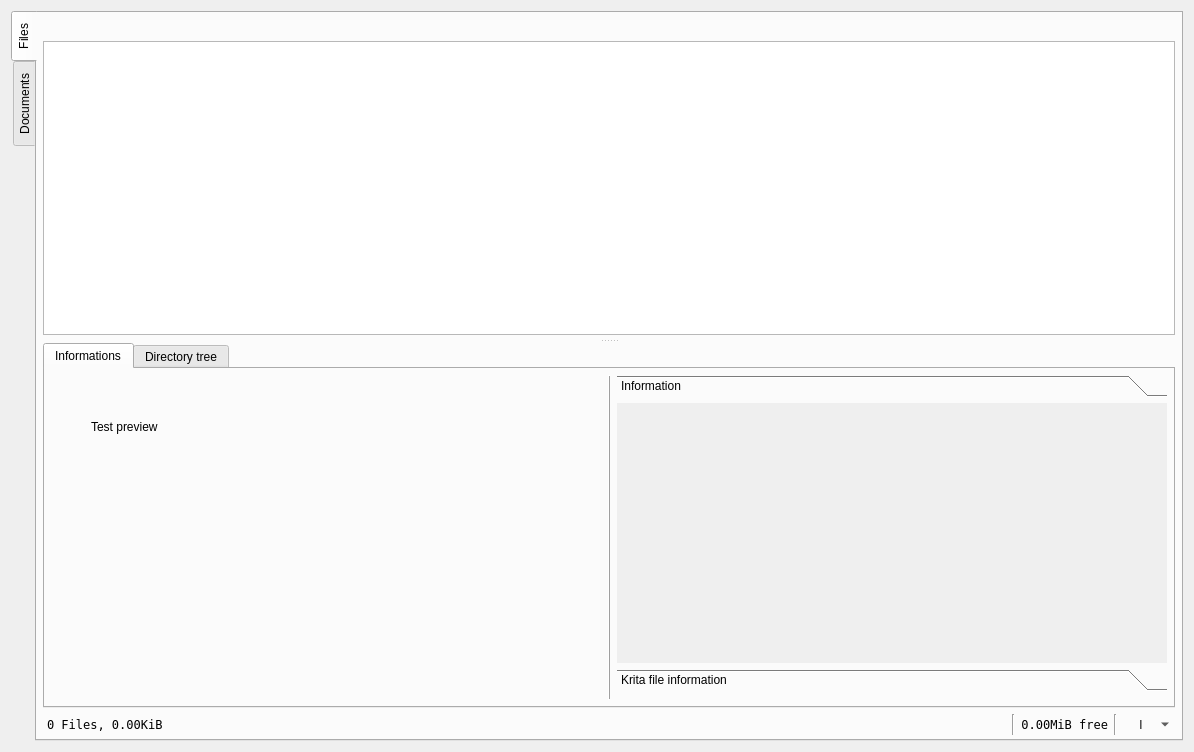
<?xml version="1.0" encoding="UTF-8"?>
<ui version="4.0">
 <class>Frame</class>
 <widget class="QFrame" name="Frame">
  <property name="geometry">
   <rect>
    <x>0</x>
    <y>0</y>
    <width>1194</width>
    <height>752</height>
   </rect>
  </property>
  <property name="windowTitle">
   <string>Frame</string>
  </property>
  <layout class="QVBoxLayout" name="verticalLayout_2">
   <item>
    <layout class="QVBoxLayout" name="verticalLayout">
     <item>
      <widget class="QTabWidget" name="tabMain">
       <property name="tabPosition">
        <enum>QTabWidget::West</enum>
       </property>
       <property name="currentIndex">
        <number>0</number>
       </property>
       <property name="movable">
        <bool>true</bool>
       </property>
       <widget class="QWidget" name="tabFiles">
        <attribute name="title">
         <string>Files</string>
        </attribute>
        <layout class="QVBoxLayout" name="verticalLayout_4">
         <property name="leftMargin">
          <number>2</number>
         </property>
         <property name="topMargin">
          <number>2</number>
         </property>
         <property name="rightMargin">
          <number>2</number>
         </property>
         <property name="bottomMargin">
          <number>2</number>
         </property>
         <item>
          <widget class="QWidget" name="wTop" native="true">
           <property name="sizePolicy">
            <sizepolicy hsizetype="Preferred" vsizetype="Preferred">
             <horstretch>0</horstretch>
             <verstretch>0</verstretch>
            </sizepolicy>
           </property>
           <property name="minimumSize">
            <size>
             <width>0</width>
             <height>20</height>
            </size>
           </property>
           <layout class="QVBoxLayout" name="verticalLayout_3">
            <property name="leftMargin">
             <number>6</number>
            </property>
            <property name="topMargin">
             <number>6</number>
            </property>
            <property name="rightMargin">
             <number>6</number>
            </property>
            <property name="bottomMargin">
             <number>0</number>
            </property>
            <item>
             <widget class="BCPathBar" name="framePathBar">
              <property name="sizePolicy">
               <sizepolicy hsizetype="Preferred" vsizetype="Preferred">
                <horstretch>0</horstretch>
                <verstretch>0</verstretch>
               </sizepolicy>
              </property>
              <property name="frameShape">
               <enum>QFrame::NoFrame</enum>
              </property>
              <property name="frameShadow">
               <enum>QFrame::Raised</enum>
              </property>
             </widget>
            </item>
           </layout>
          </widget>
         </item>
         <item>
          <widget class="QWidget" name="wMiddle" native="true">
           <property name="sizePolicy">
            <sizepolicy hsizetype="Preferred" vsizetype="MinimumExpanding">
             <horstretch>0</horstretch>
             <verstretch>0</verstretch>
            </sizepolicy>
           </property>
           <layout class="QHBoxLayout" name="horizontalLayout">
            <property name="leftMargin">
             <number>4</number>
            </property>
            <property name="topMargin">
             <number>0</number>
            </property>
            <property name="rightMargin">
             <number>4</number>
            </property>
            <property name="bottomMargin">
             <number>0</number>
            </property>
            <item>
             <widget class="QSplitter" name="splitterFiles">
              <property name="orientation">
               <enum>Qt::Vertical</enum>
              </property>
              <widget class="QStackedWidget" name="stackFiles">
               <property name="frameShape">
                <enum>QFrame::NoFrame</enum>
               </property>
               <property name="currentIndex">
                <number>0</number>
               </property>
               <widget class="QWidget" name="pageTvFiles">
                <layout class="QHBoxLayout" name="horizontalLayout_3">
                 <property name="leftMargin">
                  <number>0</number>
                 </property>
                 <property name="topMargin">
                  <number>0</number>
                 </property>
                 <property name="rightMargin">
                  <number>0</number>
                 </property>
                 <property name="bottomMargin">
                  <number>4</number>
                 </property>
                 <item>
                  <widget class="QTreeView" name="treeViewFiles">
                   <property name="alternatingRowColors">
                    <bool>true</bool>
                   </property>
                   <property name="selectionMode">
                    <enum>QAbstractItemView::MultiSelection</enum>
                   </property>
                   <property name="uniformRowHeights">
                    <bool>true</bool>
                   </property>
                   <property name="sortingEnabled">
                    <bool>true</bool>
                   </property>
                  </widget>
                 </item>
                </layout>
               </widget>
               <widget class="QWidget" name="pageLvThumbnails">
                <widget class="QLabel" name="label_5">
                 <property name="geometry">
                  <rect>
                   <x>40</x>
                   <y>50</y>
                   <width>89</width>
                   <height>24</height>
                  </rect>
                 </property>
                 <property name="text">
                  <string>Test thumb list</string>
                 </property>
                </widget>
               </widget>
              </widget>
              <widget class="QTabWidget" name="tabFilesDetails">
               <property name="tabShape">
                <enum>QTabWidget::Rounded</enum>
               </property>
               <property name="currentIndex">
                <number>0</number>
               </property>
               <property name="documentMode">
                <bool>false</bool>
               </property>
               <property name="movable">
                <bool>true</bool>
               </property>
               <widget class="QWidget" name="tabFilesDetailsInformations">
                <attribute name="title">
                 <string>Informations</string>
                </attribute>
                <layout class="QHBoxLayout" name="horizontalLayout_5">
                 <property name="leftMargin">
                  <number>6</number>
                 </property>
                 <property name="topMargin">
                  <number>6</number>
                 </property>
                 <property name="rightMargin">
                  <number>6</number>
                 </property>
                 <property name="bottomMargin">
                  <number>6</number>
                 </property>
                 <item>
                  <widget class="QFrame" name="frameFileInformation">
                   <property name="sizePolicy">
                    <sizepolicy hsizetype="Expanding" vsizetype="Expanding">
                     <horstretch>0</horstretch>
                     <verstretch>0</verstretch>
                    </sizepolicy>
                   </property>
                   <property name="frameShape">
                    <enum>QFrame::NoFrame</enum>
                   </property>
                   <property name="frameShadow">
                    <enum>QFrame::Raised</enum>
                   </property>
                   <widget class="QLabel" name="label_3">
                    <property name="geometry">
                     <rect>
                      <x>40</x>
                      <y>40</y>
                      <width>191</width>
                      <height>24</height>
                     </rect>
                    </property>
                    <property name="text">
                     <string>Test preview</string>
                    </property>
                   </widget>
                  </widget>
                 </item>
                 <item>
                  <widget class="Line" name="line_3">
                   <property name="frameShadow">
                    <enum>QFrame::Raised</enum>
                   </property>
                   <property name="lineWidth">
                    <number>1</number>
                   </property>
                   <property name="orientation">
                    <enum>Qt::Vertical</enum>
                   </property>
                  </widget>
                 </item>
                 <item>
                  <widget class="QWidget" name="widgetFilePreview" native="true">
                   <property name="sizePolicy">
                    <sizepolicy hsizetype="Expanding" vsizetype="Expanding">
                     <horstretch>0</horstretch>
                     <verstretch>0</verstretch>
                    </sizepolicy>
                   </property>
                   <layout class="QVBoxLayout" name="verticalLayout_5">
                    <property name="leftMargin">
                     <number>0</number>
                    </property>
                    <property name="topMargin">
                     <number>0</number>
                    </property>
                    <property name="rightMargin">
                     <number>0</number>
                    </property>
                    <item>
                     <widget class="QToolBox" name="toolBoxInfo">
                      <property name="frameShape">
                       <enum>QFrame::NoFrame</enum>
                      </property>
                      <property name="frameShadow">
                       <enum>QFrame::Plain</enum>
                      </property>
                      <property name="lineWidth">
                       <number>1</number>
                      </property>
                      <property name="midLineWidth">
                       <number>0</number>
                      </property>
                      <property name="currentIndex">
                       <number>0</number>
                      </property>
                      <widget class="QWidget" name="pageFileNfoGeneric">
                       <property name="geometry">
                        <rect>
                         <x>0</x>
                         <y>0</y>
                         <width>536</width>
                         <height>237</height>
                        </rect>
                       </property>
                       <attribute name="label">
                        <string>Information</string>
                       </attribute>
                      </widget>
                      <widget class="QWidget" name="pageFileNfoKra">
                       <property name="geometry">
                        <rect>
                         <x>0</x>
                         <y>0</y>
                         <width>536</width>
                         <height>199</height>
                        </rect>
                       </property>
                       <attribute name="label">
                        <string>Krita file information</string>
                       </attribute>
                      </widget>
                     </widget>
                    </item>
                   </layout>
                  </widget>
                 </item>
                </layout>
               </widget>
               <widget class="QWidget" name="tabFilesDetailsDirTree">
                <attribute name="title">
                 <string>Directory tree</string>
                </attribute>
                <layout class="QHBoxLayout" name="horizontalLayout_4">
                 <item>
                  <widget class="QTreeWidget" name="treewDirectoryTree">
                   <column>
                    <property name="text">
                     <string notr="true">1</string>
                    </property>
                   </column>
                  </widget>
                 </item>
                </layout>
               </widget>
              </widget>
             </widget>
            </item>
           </layout>
          </widget>
         </item>
         <item>
          <widget class="QWidget" name="wBottom" native="true">
           <property name="sizePolicy">
            <sizepolicy hsizetype="Preferred" vsizetype="Maximum">
             <horstretch>0</horstretch>
             <verstretch>0</verstretch>
            </sizepolicy>
           </property>
           <layout class="QHBoxLayout" name="horizontalLayout_2">
            <property name="leftMargin">
             <number>8</number>
            </property>
            <property name="topMargin">
             <number>0</number>
            </property>
            <property name="rightMargin">
             <number>8</number>
            </property>
            <property name="bottomMargin">
             <number>2</number>
            </property>
            <item>
             <widget class="QLabel" name="lblFileNfo">
              <property name="font">
               <font>
                <family>DejaVu Sans Mono</family>
                <pointsize>9</pointsize>
                <italic>false</italic>
               </font>
              </property>
              <property name="toolTip">
               <string>Number of [selected] files, Size of [selected] files</string>
              </property>
              <property name="statusTip">
               <string>Number of [selected] files, Size of [selected] files</string>
              </property>
              <property name="whatsThis">
               <string>Number of [selected] files, Size of [selected] files</string>
              </property>
              <property name="text">
               <string>0 Files, 0.00KiB</string>
              </property>
             </widget>
            </item>
            <item>
             <widget class="Line" name="line_2">
              <property name="orientation">
               <enum>Qt::Vertical</enum>
              </property>
             </widget>
            </item>
            <item>
             <widget class="QLabel" name="lblDiskNfo">
              <property name="sizePolicy">
               <sizepolicy hsizetype="Maximum" vsizetype="Preferred">
                <horstretch>0</horstretch>
                <verstretch>0</verstretch>
               </sizepolicy>
              </property>
              <property name="font">
               <font>
                <family>DejaVu Sans Mono</family>
                <pointsize>9</pointsize>
               </font>
              </property>
              <property name="toolTip">
               <string>Free space available on disk</string>
              </property>
              <property name="statusTip">
               <string>Free space available on disk</string>
              </property>
              <property name="whatsThis">
               <string>Free space available on disk</string>
              </property>
              <property name="text">
               <string>0.00MiB free</string>
              </property>
              <property name="alignment">
               <set>Qt::AlignRight|Qt::AlignTrailing|Qt::AlignVCenter</set>
              </property>
             </widget>
            </item>
            <item>
             <widget class="Line" name="line">
              <property name="orientation">
               <enum>Qt::Vertical</enum>
              </property>
             </widget>
            </item>
            <item>
             <widget class="QToolButton" name="btTabFilesLayoutModel">
              <property name="sizePolicy">
               <sizepolicy hsizetype="Maximum" vsizetype="Fixed">
                <horstretch>0</horstretch>
                <verstretch>0</verstretch>
               </sizepolicy>
              </property>
              <property name="maximumSize">
               <size>
                <width>48</width>
                <height>16777215</height>
               </size>
              </property>
              <property name="baseSize">
               <size>
                <width>32</width>
                <height>32</height>
               </size>
              </property>
              <property name="cursor">
               <cursorShape>PointingHandCursor</cursorShape>
              </property>
              <property name="toolTip">
               <string>Reset default layout</string>
              </property>
              <property name="statusTip">
               <string>Reset default layout</string>
              </property>
              <property name="whatsThis">
               <string>Reset default layout</string>
              </property>
              <property name="text">
               <string>l</string>
              </property>
              <property name="popupMode">
               <enum>QToolButton::MenuButtonPopup</enum>
              </property>
              <property name="toolButtonStyle">
               <enum>Qt::ToolButtonIconOnly</enum>
              </property>
              <property name="autoRaise">
               <bool>true</bool>
              </property>
              <property name="arrowType">
               <enum>Qt::NoArrow</enum>
              </property>
             </widget>
            </item>
           </layout>
          </widget>
         </item>
        </layout>
       </widget>
       <widget class="QWidget" name="tabDocuments">
        <attribute name="title">
         <string>Documents</string>
        </attribute>
       </widget>
      </widget>
     </item>
    </layout>
   </item>
  </layout>
 </widget>
 <customwidgets>
  <customwidget>
   <class>BCPathBar</class>
   <extends>QFrame</extends>
   <header>bulicommander.bcpathbar</header>
   <container>1</container>
  </customwidget>
 </customwidgets>
 <resources/>
 <connections/>
</ui>
